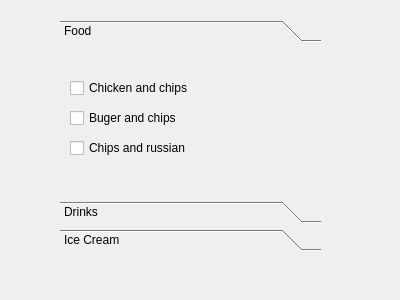
<?xml version="1.0" encoding="UTF-8"?>
<ui version="4.0">
 <class>Dialog</class>
 <widget class="QDialog" name="Dialog">
  <property name="geometry">
   <rect>
    <x>0</x>
    <y>0</y>
    <width>400</width>
    <height>300</height>
   </rect>
  </property>
  <property name="windowTitle">
   <string>Dialog</string>
  </property>
  <widget class="QToolBox" name="toolBox">
   <property name="geometry">
    <rect>
     <x>60</x>
     <y>20</y>
     <width>261</width>
     <height>231</height>
    </rect>
   </property>
   <widget class="QWidget" name="toolBoxPage1" native="true">
    <attribute name="label">
     <string>Food</string>
    </attribute>
    <widget class="QCheckBox" name="checkBox">
     <property name="geometry">
      <rect>
       <x>10</x>
       <y>30</y>
       <width>181</width>
       <height>20</height>
      </rect>
     </property>
     <property name="text">
      <string>Chicken and chips</string>
     </property>
    </widget>
    <widget class="QCheckBox" name="checkBox_2">
     <property name="geometry">
      <rect>
       <x>10</x>
       <y>60</y>
       <width>221</width>
       <height>20</height>
      </rect>
     </property>
     <property name="text">
      <string>Buger and chips</string>
     </property>
    </widget>
    <widget class="QCheckBox" name="checkBox_3">
     <property name="geometry">
      <rect>
       <x>10</x>
       <y>90</y>
       <width>221</width>
       <height>20</height>
      </rect>
     </property>
     <property name="text">
      <string>Chips and russian</string>
     </property>
    </widget>
   </widget>
   <widget class="QWidget" name="toolBoxPage2" native="true">
    <attribute name="label">
     <string>Drinks</string>
    </attribute>
    <widget class="QCheckBox" name="checkBox_4">
     <property name="geometry">
      <rect>
       <x>20</x>
       <y>30</y>
       <width>81</width>
       <height>20</height>
      </rect>
     </property>
     <property name="text">
      <string>Coke</string>
     </property>
    </widget>
    <widget class="QCheckBox" name="checkBox_5">
     <property name="geometry">
      <rect>
       <x>20</x>
       <y>70</y>
       <width>81</width>
       <height>20</height>
      </rect>
     </property>
     <property name="text">
      <string>Sprite</string>
     </property>
    </widget>
    <widget class="QCheckBox" name="checkBox_6">
     <property name="geometry">
      <rect>
       <x>20</x>
       <y>110</y>
       <width>81</width>
       <height>20</height>
      </rect>
     </property>
     <property name="text">
      <string>Fanta</string>
     </property>
    </widget>
   </widget>
   <widget class="QWidget" name="toolBoxPage3" native="true">
    <attribute name="label">
     <string>Ice Cream</string>
    </attribute>
    <widget class="QCheckBox" name="checkBox_7">
     <property name="geometry">
      <rect>
       <x>10</x>
       <y>20</y>
       <width>81</width>
       <height>20</height>
      </rect>
     </property>
     <property name="text">
      <string>Chocolate</string>
     </property>
    </widget>
    <widget class="QCheckBox" name="checkBox_8">
     <property name="geometry">
      <rect>
       <x>10</x>
       <y>60</y>
       <width>81</width>
       <height>20</height>
      </rect>
     </property>
     <property name="text">
      <string>Mint</string>
     </property>
    </widget>
    <widget class="QCheckBox" name="checkBox_9">
     <property name="geometry">
      <rect>
       <x>10</x>
       <y>100</y>
       <width>141</width>
       <height>20</height>
      </rect>
     </property>
     <property name="text">
      <string>Bubble Gum</string>
     </property>
    </widget>
   </widget>
  </widget>
 </widget>
 <resources/>
 <connections/>
</ui>
